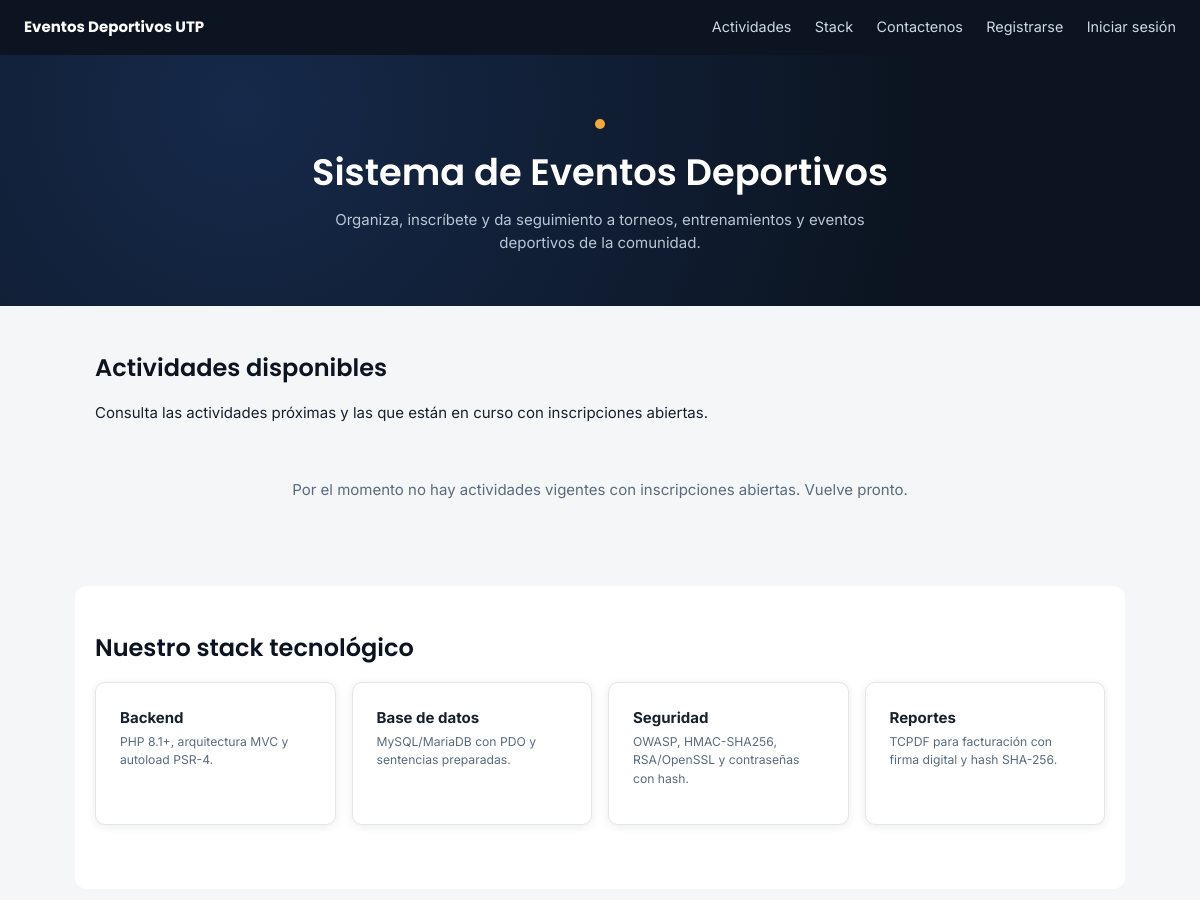
The app's page / (upper part), older data.
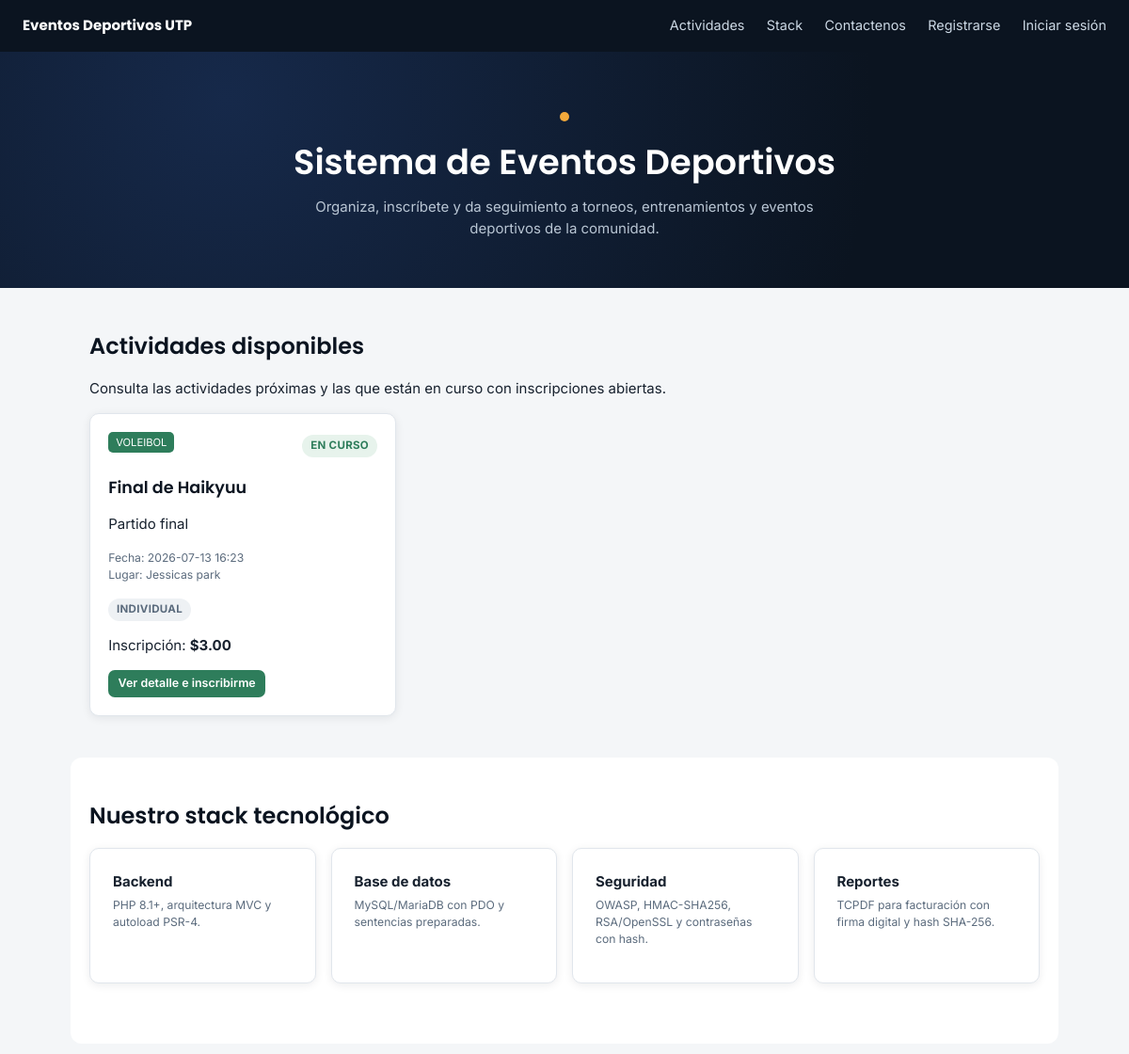
The same page, newer data.
### tables this page shows
CREATE TABLE IF NOT EXISTS `actividades` (
  `id` int UNSIGNED NOT NULL AUTO_INCREMENT,
  `organizador_id` int UNSIGNED NOT NULL,
  `deporte_id` int UNSIGNED NOT NULL,
  `instalacion_id` int UNSIGNED NOT NULL,
  `entrenador_id` int UNSIGNED DEFAULT NULL,
  `tipo` enum('BIRRIA','ENTRENAMIENTO','TORNEO','EVENTO') NOT NULL,
  `modalidad` enum('INDIVIDUAL','EQUIPO','MIXTA') NOT NULL,
  `nombre` varchar(180) NOT NULL,
  `descripcion` text NOT NULL,
  `reglas` text,
  `fecha_inicio` datetime NOT NULL,
  `fecha_fin` datetime NOT NULL,
  `fecha_cierre_inscripcion` datetime DEFAULT NULL,
  `edad_minima` smallint UNSIGNED DEFAULT NULL,
  `edad_maxima` smallint UNSIGNED DEFAULT NULL,
  `cupos_disponibles` int UNSIGNED NOT NULL DEFAULT '0',
  `capacidad_invitados` int UNSIGNED NOT NULL DEFAULT '0',
  `requiere_pago` tinyint(1) NOT NULL DEFAULT '0',
  `costo_inscripcion` decimal(10,2) NOT NULL DEFAULT '0.00',
  `costo_instalacion` decimal(10,2) NOT NULL DEFAULT '0.00',
  `imagen` varchar(255) DEFAULT NULL,
  `codigo_qr` varchar(255) DEFAULT NULL,
  `token_publico` char(64) NOT NULL,
  `estado` enum('BORRADOR','PUBLICADA','CERRADA','FINALIZADA','CANCELADA','TRASLADADA') NOT NULL DEFAULT 'BORRADOR',
  `motivo_cancelacion` text,
  `actividad_origen_id` int UNSIGNED DEFAULT NULL,
  `fecha_publicacion` datetime DEFAULT NULL,
  `fecha_creacion` datetime NOT NULL DEFAULT CURRENT_TIMESTAMP,
  `fecha_actualizacion` datetime NOT NULL DEFAULT CURRENT_TIMESTAMP ON UPDATE CURRENT_TIMESTAMP,
  PRIMARY KEY (`id`),
  UNIQUE KEY `uq_actividades_token` (`token_publico`),
  KEY `fk_actividades_instalacion` (`instalacion_id`),
  KEY `fk_actividades_entrenador` (`entrenador_id`),
  KEY `fk_actividades_origen` (`actividad_origen_id`),
  KEY `idx_actividades_estado_fecha` (`estado`,`fecha_inicio`),
  KEY `idx_actividades_organizador` (`organizador_id`),
  KEY `idx_actividades_deporte` (`deporte_id`)
);

CREATE TABLE IF NOT EXISTS `deportes` (
  `id` int UNSIGNED NOT NULL AUTO_INCREMENT,
  `nombre` varchar(100) NOT NULL,
  `descripcion` varchar(500) DEFAULT NULL,
  `es_equipo` tinyint(1) NOT NULL DEFAULT '0',
  `minimo_jugadores` smallint UNSIGNED DEFAULT NULL,
  `maximo_jugadores` smallint UNSIGNED DEFAULT NULL,
  `activo` tinyint(1) NOT NULL DEFAULT '1',
  `fecha_creacion` datetime NOT NULL DEFAULT CURRENT_TIMESTAMP,
  `fecha_actualizacion` datetime NOT NULL DEFAULT CURRENT_TIMESTAMP ON UPDATE CURRENT_TIMESTAMP,
  PRIMARY KEY (`id`),
  UNIQUE KEY `uq_deportes_nombre` (`nombre`)
);

CREATE TABLE IF NOT EXISTS `instalaciones` (
  `id` int UNSIGNED NOT NULL AUTO_INCREMENT,
  `nombre` varchar(150) NOT NULL,
  `tipo` enum('CANCHA','GIMNASIO','PISCINA','ESTADIO','PISTA','SALON','OTRO') NOT NULL,
  `descripcion` text,
  `direccion` varchar(255) NOT NULL,
  `provincia` varchar(100) NOT NULL DEFAULT 'Panamá',
  `distrito` varchar(100) DEFAULT NULL,
  `corregimiento` varchar(100) DEFAULT NULL,
  `espacio_disponible` varchar(150) DEFAULT NULL,
  `capacidad_invitados` int UNSIGNED NOT NULL DEFAULT '0',
  `costo_base` decimal(10,2) NOT NULL DEFAULT '0.00',
  `latitud` decimal(10,8) DEFAULT NULL,
  `longitud` decimal(11,8) DEFAULT NULL,
  `activo` tinyint(1) NOT NULL DEFAULT '1',
  `fecha_creacion` datetime NOT NULL DEFAULT CURRENT_TIMESTAMP,
  `fecha_actualizacion` datetime NOT NULL DEFAULT CURRENT_TIMESTAMP ON UPDATE CURRENT_TIMESTAMP,
  PRIMARY KEY (`id`)
);

### src/Controllers/PublicController.php (called while the page is built, shortened)
<?php
final class PublicController extends Controller
{
    public function inicio(): void
    {
        $actividades = (new Actividad())->vigentesParaParticipante();
        $this->render('public/inicio', [
            'actividades' => $actividades,
            'errores' => $this->getErrors(),
            'exito' => $this->getSuccess(),
            'csrf' => $_SESSION['csrf_token'],
        ], 'layout/guest');
    }
}

### src/Core/Router.php (called while the page is built, shortened)
<?php
final class Router
{
    private array $routes = [];
    public function get(string $path, string $controller, string $action): void
    {
        $this->routes['GET'][$path] = "{$controller}@{$action}";
    }
    public function post(string $path, string $controller, string $action): void
    {
        $this->routes['POST'][$path] = "{$controller}@{$action}";
    }
    public function dispatch(string $method, string $path): void
    {
        $path = rtrim($path, '/');
        if ($path === '') {
            $path = '/';
        }
        $handler = $this->routes[$method][$path] ?? null;
        [$controllerName, $action] = explode('@', $handler);
        $controller = new $controllerClass();
        $controller->{$action}();
    }
}

### public/index.php (called while the page is built, shortened)
<?php
$router = new Router();
$router->get('/login', 'AuthController', 'mostrarLogin');
$router->post('/login', 'AuthController', 'login');
$router->get('/logout', 'AuthController', 'logout');
$router->get('/registro', 'UsuarioController', 'registroForm');
$router->post('/registro', 'UsuarioController', 'registrar');
$router->get('/dashboard', 'HomeController', 'dashboard');
$router->get('/usuarios', 'UsuarioController', 'index');
$router->get('/usuarios/crear', 'UsuarioController', 'crearForm');
$router->post('/usuarios/crear', 'UsuarioController', 'crear');
$router->get('/usuarios/editar', 'UsuarioController', 'editarForm');
$router->post('/usuarios/editar', 'UsuarioController', 'actualizar');
$router->get('/usuarios/deshabilitar', 'UsuarioController', 'deshabilitar');
$router->get('/usuarios/habilitar', 'UsuarioController', 'habilitar');
$router->get('/mi-cuenta/password', 'UsuarioController', 'cambiarPasswordForm');
$router->post('/mi-cuenta/password', 'UsuarioController', 'cambiarPassword');
$router->get('/deportes', 'DeporteController', 'index');
$router->get('/deportes/crear', 'DeporteController', 'crearForm');
$router->post('/deportes/crear', 'DeporteController', 'crear');
$router->get('/deportes/editar', 'DeporteController', 'editarForm');
$router->post('/deportes/editar', 'DeporteController', 'actualizar');
$router->get('/deportes/deshabilitar', 'DeporteController', 'deshabilitar');
$router->get('/deportes/habilitar', 'DeporteController', 'habilitar');
$router->get('/instalaciones', 'InstalacionController', 'index');
$router->get('/instalaciones/crear', 'InstalacionController', 'crearForm');
$router->post('/instalaciones/crear', 'InstalacionController', 'crear');
$router->get('/instalaciones/editar', 'InstalacionController', 'editarForm');
$router->post('/instalaciones/editar', 'InstalacionController', 'actualizar');
$router->get('/instalaciones/deshabilitar', 'InstalacionController', 'deshabilitar');
$router->get('/instalaciones/habilitar', 'InstalacionController', 'habilitar');
$router->get('/academias', 'AcademiaController', 'index');
$router->get('/academias/crear', 'AcademiaController', 'crearForm');
$router->post('/academias/crear', 'AcademiaController', 'crear');
$router->get('/academias/editar', 'AcademiaController', 'editarForm');
$router->post('/academias/editar', 'AcademiaController', 'actualizar');
$router->get('/academias/deshabilitar', 'AcademiaController', 'deshabilitar');
$router->get('/academias/habilitar', 'AcademiaController', 'habilitar');
$router->get('/organizadores', 'OrganizadorController', 'index');
$router->get('/organizadores/crear', 'OrganizadorController', 'crearForm');
$router->post('/organizadores/crear', 'OrganizadorController', 'crear');
$router->get('/organizadores/editar', 'OrganizadorController', 'editarForm');
$router->post('/organizadores/editar', 'OrganizadorController', 'actualizar');
$router->post('/organizadores/verificar', 'OrganizadorController', 'verificar');
$router->post('/organizadores/deshabilitar', 'OrganizadorController', 'deshabilitar');
$router->post('/organizadores/habilitar', 'OrganizadorController', 'habilitar');
$router->get('/entrenadores', 'EntrenadorController', 'index');
$router->get('/entrenadores/crear', 'EntrenadorController', 'crearForm');
$router->post('/entrenadores/crear', 'EntrenadorController', 'crear');
$router->get('/arbitros', 'ArbitroController', 'index');
$router->get('/arbitros/crear', 'ArbitroController', 'crearForm');
$router->post('/arbitros/crear', 'ArbitroController', 'crear');
$router->get('/arbitros/evaluar', 'ArbitroController', 'evaluarForm');
$router->post('/arbitros/evaluar', 'ArbitroController', 'evaluar');
$router->get('/equipos', 'EquipoController', 'index');
$router->get('/equipos/crear', 'EquipoController', 'crearForm');
$router->post('/equipos/crear', 'EquipoController', 'crear');
$router->get('/equipos/ver', 'EquipoController', 'ver');
$router->post('/equipos/jugadores/agregar', 'EquipoController', 'agregarJugador');
$router->get('/equipos/jugadores/eliminar', 'EquipoController', 'eliminarJugador');
$router->get('/actividades', 'ActividadController', 'index');
$router->get('/actividades/crear', 'ActividadController', 'crearForm');
$router->post('/actividades/crear', 'ActividadController', 'crear');
$router->get('/actividades/editar', 'ActividadController', 'editarForm');
$router->post('/actividades/editar', 'ActividadController', 'actualizar');
$router->get('/actividades/ver', 'ActividadController', 'ver');
$router->get('/actividades/publicar', 'ActividadController', 'publicar');
$router->get('/actividades/cerrar-inscripciones', 'ActividadController', 'cerrarInscripciones');
$router->get('/actividades/finalizar', 'ActividadController', 'finalizar');
$router->get('/actividades/cancelar', 'ActividadController', 'cancelarForm');
$router->post('/actividades/cancelar', 'ActividadController', 'cancelar');
$router->get('/actividades/incidente/crear', 'ActividadController', 'reportarIncidenteForm');
$router->post('/actividades/incidente/crear', 'ActividadController', 'reportarIncidente');
$router->get('/inscripciones/equipo/crear', 'InscripcionController', 'inscribirEquipoForm');
$router->post('/inscripciones/equipo/crear', 'InscripcionController', 'inscribirEquipo');
$router->get('/inscripciones/equipo/aprobar', 'InscripcionController', 'aprobarEquipo');
$router->get('/inscripciones/equipo/rechazar', 'InscripcionController', 'rechazarEquipo');
$router->get('/inscripciones/individual/crear', 'InscripcionController', 'inscribirIndividualForm');
$router->post('/inscripciones/individual/crear', 'InscripcionController', 'inscribirIndividual');
$router->get('/facturas', 'FacturaController', 'index');
$router->get('/facturas/ver', 'FacturaController', 'ver');
$router->get('/facturas/descargar', 'FacturaController', 'descargarPdf');
$router->get('/factura-publica', 'FacturaController', 'verPublica');
$router->get('/estadisticas', 'EstadisticaController', 'index');
$router->get('/configuracion', 'ConfiguracionController', 'index');
$router->post('/configuracion/actualizar', 'ConfiguracionController', 'actualizar');
$router->get('/configuracion/mensajes', 'ConfiguracionController', 'mensajes');
$router->get('/configuracion/mensajes/leido', 'ConfiguracionController', 'marcarLeido');
$router->get('/', 'PublicController', 'inicio');
$router->post('/contacto', 'PublicController', 'contacto');
$requestUri = parse_url($_SERVER['REQUEST_URI'] ?? '/', PHP_URL_PATH) ?? '/';
$router->dispatch($_SERVER['REQUEST_METHOD'], $requestUri);

### src/Config/Env.php (called while the page is built, shortened)
<?php
final class Env
{
    public static function get(string $clave, ?string $porDefecto = null): ?string
    {
        $valor = getenv($clave);
        return $valor !== false ? $valor : $porDefecto;
    }
}

### src/Config/Database.php (called while the page is built, shortened)
<?php
final class Database
{
    private static ?Database $instance = null;
    private PDO $connection;
    private function __construct()
    {
        $host = Env::get('DB_HOST', 'localhost');
        $dbName = Env::get('DB_NAME', 'eventos_deportivos');
        $user = Env::get('DB_USER', 'root');
        $password = Env::get('DB_PASSWORD', '');
        $charset = Env::get('DB_CHARSET', 'utf8mb4');
        $dsn = sprintf('mysql:host=%s;dbname=%s;charset=%s', $host, $dbName, $charset);
        try {
            $this->connection = new PDO($dsn, $user, $password, [
                PDO::ATTR_ERRMODE => PDO::ERRMODE_EXCEPTION,
                PDO::ATTR_DEFAULT_FETCH_MODE => PDO::FETCH_ASSOC,
                PDO::ATTR_EMULATE_PREPARES => false,
            ]);
        } catch (PDOException $e) {
            error_log('[DB ERROR] ' . $e->getMessage());
            throw new PDOException('No se pudo establecer conexion con la base de datos.');
        }
    }
    public static function getInstance(): Database
    {
        if (self::$instance === null) {
            self::$instance = new self();
        }
        return self::$instance;
    }
    public function getConnection(): PDO
    {
        return $this->connection;
    }
}

### src/Core/Model.php (called while the page is built, shortened)
<?php
abstract class Model
{
    public function __construct()
    {
        $this->db = Database::getInstance()->getConnection();
    }
}

### src/Models/Actividad.php (called while the page is built, shortened)
<?php
final class Actividad extends Model
{
    public function vigentesParaParticipante(): array
    {
        $sql = self::SELECT_BASE . "
            WHERE act.estado = 'PUBLICADA'
              AND act.fecha_fin >= CURRENT_TIMESTAMP
              AND (act.fecha_cierre_inscripcion IS NULL OR act.fecha_cierre_inscripcion >= CURRENT_TIMESTAMP)
            ORDER BY act.fecha_inicio ASC";
        return $this->db->query($sql)->fetchAll();
    }
}

### views/public/inicio.php (the view, shortened to what the changed rows need)
<div class="hero">
    <h1>Sistema de Eventos Deportivos</h1>
</div>
<section class="section-public" id="actividades">
    <h2>Actividades disponibles</h2>
    <p>Consulta las actividades próximas y las que están en curso con inscripciones abiertas.</p>
    <?php if (empty($actividades)): ?>
        <div class="empty-state">Por el momento no hay actividades vigentes con inscripciones abiertas. Vuelve pronto.</div>
    <?php else: ?>
        <div class="grid-3">
            <?php foreach ($actividades as $act): ?>
                <div class="event-card">
                    <div class="card-header-row">
                        <span class="tag"><?= htmlspecialchars($act['deporte_nombre']) ?></span>
                        <span class="badge <?= strtotime($act['fecha_inicio']) <= time() ? 'badge-success' : 'badge-neutral' ?>">
                            <?= strtotime($act['fecha_inicio']) <= time() ? 'EN CURSO' : 'PRÓXIMA' ?>
                        </span>
                    </div>
                    <h3><?= htmlspecialchars($act['nombre']) ?></h3>
                    <p><?= htmlspecialchars($act['descripcion']) ?></p>
                    <p class="field-hint">
                        Fecha: <?= htmlspecialchars(substr($act['fecha_inicio'], 0, 16)) ?><br>
                        Lugar: <?= htmlspecialchars($act['instalacion_nombre']) ?>
                    </p>
                    <p><span class="badge badge-neutral"><?= htmlspecialchars($act['modalidad']) ?></span></p>
                    <p>
                        <?= (int) $act['requiere_pago'] === 1
                            ? 'Inscripción: <strong>$' . number_format((float) $act['costo_inscripcion'], 2) . '</strong>'
                            : '<strong>Gratuita</strong>' ?>
                    </p>
                    <a class="btn btn-primary btn-sm" href="<?= BASE_URL ?>/evento/<?= htmlspecialchars($act['token_publico']) ?>">Ver detalle e inscribirme</a>
                </div>
            <?php endforeach; ?>
        </div>
    <?php endif; ?>
</section>
<section class="section-public" id="stack" style="background:#fff;border-radius:12px;">
    <h2>Nuestro stack tecnológico</h2>
</section>

Row changes from the older to the newer data that the page shows:
added actividades: deporte.nombre "VOLEIBOL", shows "EN CURSO", nombre "Final de Haikyuu", descripcion "Partido final", fecha_inicio "2026-07-13 16:23", instalacion.nombre "Jessicas park", modalidad "INDIVIDUAL", costo_inscripcion "3.00"
Text that changed along with them:
text no longer shown: "Por el momento no hay actividades vigentes con inscripciones abiertas. Vuelve pronto."
